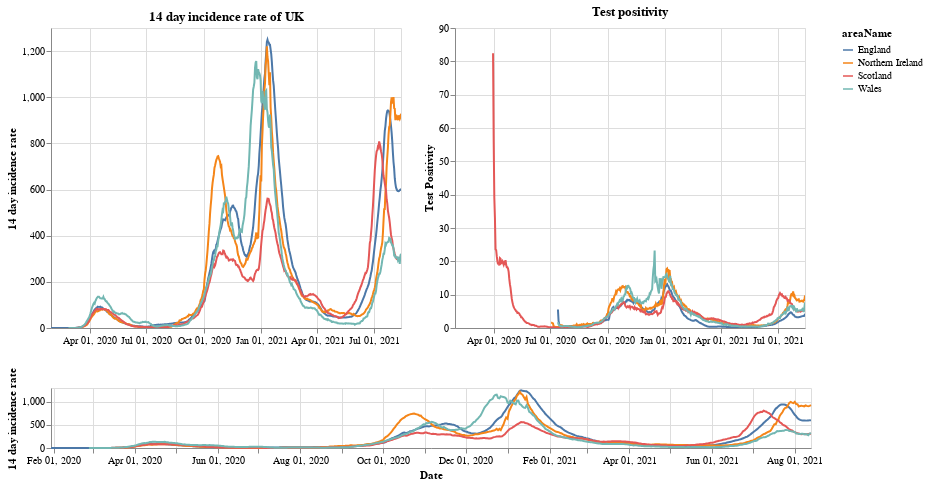

Here is the notebook cell this chart was saved with:
### Markdown cell above
# Plots

First a plot with each country in the UK. The top right shows the positivity rate for (which is the percentage of registered tests which were positive) while the top left is the 14 day incidence rate. The bottom chart can be used to select the timeframe (does not work on a mobile device).

### Code cell
#collapse
brush = alt.selection(type='interval', name='DateBrush',encodings=['x'],fields=['Time'])
leg_selection = alt.selection_multi(fields=['areaName'], bind='legend')

base = alt.Chart(uk_cases).mark_line().encode(
    x=alt.X("yearmonthdate(date):T", axis=alt.Axis(title='Date')),
    y=alt.Y("twoWeeklyCasesRate:Q", axis=alt.Axis(title='14 day incidence rate')),
    tooltip=['areaName', 'date','twoWeeklyCasesRate', 'testPositivity'],
    color='areaName',
    opacity=alt.condition(leg_selection, alt.value(2), alt.value(0.1))
).add_selection(leg_selection).properties(width=350)

upper = base.encode(alt.X('yearmonthdate(date):T', axis=alt.Axis(title=''),
                         scale=alt.Scale(domain=brush))
                   ).properties(title=f'14 day incidence rate of UK')
upper_right = upper.encode(alt.Y('testPositivity:Q', axis=alt.Axis(title='Test Positivity'))).properties(title='Test positivity')
lower = base.properties(height=60, width = 760).add_selection(brush)

(upper | upper_right) & lower

### Figure 1 — Vega-Lite specification as saved in the notebook (floating-point values rounded to 4 significant figures; data arrays with more than 128 entries replaced by an {"elided": "..."} marker saying what was removed)
{"config": {"view": {"continuousWidth": 400, "continuousHeight": 300}}, "vconcat": [{"hconcat": [{"mark": "line", "encoding": {"color": {"type": "nominal", "field": "areaName"}, "opacity": {"condition": {"value": 2, "selection": "selector001"}, "value": 0.1}, "tooltip": [{"type": "nominal", "field": "areaName"}, {"type": "temporal", "field": "date"}, {"type": "quantitative", "field": "twoWeeklyCasesRate"}, {"type": "quantitative", "field": "testPositivity"}], "x": {"type": "temporal", "axis": {"title": ""}, "field": "date", "scale": {"domain": {"selection": "DateBrush"}}, "timeUnit": "yearmonthdate"}, "y": {"type": "quantitative", "axis": {"title": "14 day incidence rate"}, "field": "twoWeeklyCasesRate"}}, "selection": {"selector001": {"type": "multi", "fields": ["areaName"], "bind": "legend"}}, "title": "14 day incidence rate of UK", "width": 350}, {"mark": "line", "encoding": {"color": {"type": "nominal", "field": "areaName"}, "opacity": {"condition": {"value": 2, "selection": "selector001"}, "value": 0.1}, "tooltip": [{"type": "nominal", "field": "areaName"}, {"type": "temporal", "field": "date"}, {"type": "quantitative", "field": "twoWeeklyCasesRate"}, {"type": "quantitative", "field": "testPositivity"}], "x": {"type": "temporal", "axis": {"title": ""}, "field": "date", "scale": {"domain": {"selection": "DateBrush"}}, "timeUnit": "yearmonthdate"}, "y": {"type": "quantitative", "axis": {"title": "Test Positivity"}, "field": "testPositivity"}}, "selection": {"selector001": {"type": "multi", "fields": ["areaName"], "bind": "legend"}}, "title": "Test positivity", "width": 350}]}, {"mark": "line", "encoding": {"color": {"type": "nominal", "field": "areaName"}, "opacity": {"condition": {"value": 2, "selection": "selector001"}, "value": 0.1}, "tooltip": [{"type": "nominal", "field": "areaName"}, {"type": "temporal", "field": "date"}, {"type": "quantitative", "field": "twoWeeklyCasesRate"}, {"type": "quantitative", "field": "testPositivity"}], "x": {"type": "temporal", "axis": {"title": "Date"}, "field": "date", "timeUnit": "yearmonthdate"}, "y": {"type": "quantitative", "axis": {"title": "14 day incidence rate"}, "field": "twoWeeklyCasesRate"}}, "height": 60, "selection": {"selector001": {"type": "multi", "fields": ["areaName"], "bind": "legend"}, "DateBrush": {"type": "interval", "encodings": ["x"], "fields": ["Time"]}}, "width": 760}], "data": {"name": "data-fe402e3963b7d676588c039412eedd6e"}, "$schema": "https://vega.github.io/schema/vega-lite/v4.8.1.json", "datasets": {"data-fe402e3963b7d676588c039412eedd6e": {"elided": "2156 records"}}}
